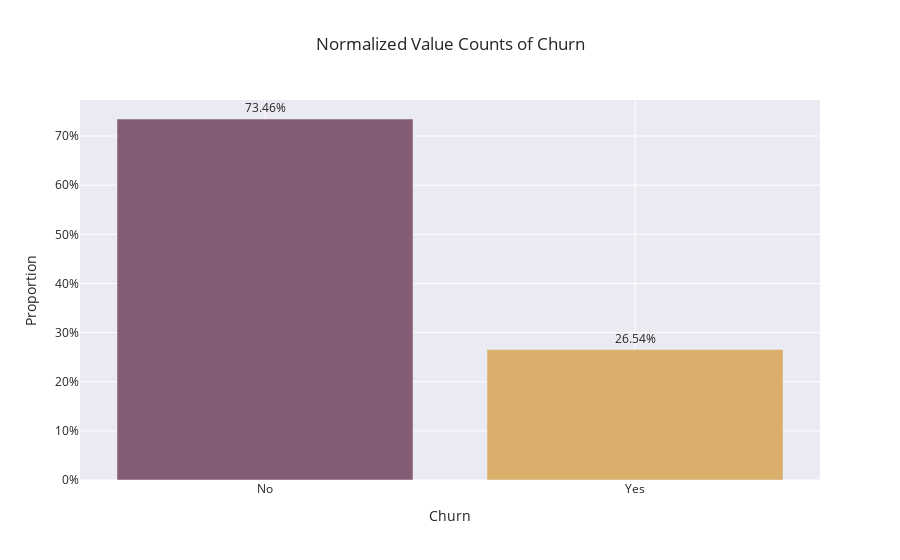

The code cell stored with this chart in its notebook:
### Code cell
# Rename columns for clarity
churn_count.columns = ['Churn', 'Percentage']

# Create a bar chart
fig = px.bar(
    churn_count,
    x='Churn',
    y='Percentage',
    title='Normalized Value Counts of Churn',
    text='Percentage',
    labels={'Percentage': 'Proportion'},
    color='Churn',
    color_discrete_sequence=px.colors.qualitative.Antique
)

# Update layout for better readability
fig.update_traces(texttemplate='%{text:.2%}', textposition='outside')
fig.update_layout(
    yaxis_tickformat=".0%",
    xaxis_title="Churn",
    yaxis_title="Proportion",
    template="ggplot2+seaborn",
    showlegend=False

)

fig.show()

### Figure 1 — Plotly figure (JSON) as saved in the notebook; plotly's stock layout.template omitted (floating-point values rounded to 4 significant figures)
{"data": [{"alignmentgroup": "True", "hovertemplate": "Churn=%{x}<br>Proportion=%{text}<extra></extra>", "legendgroup": "No", "marker": {"color": "rgb(133, 92, 117)", "pattern": {"shape": ""}}, "name": "No", "offsetgroup": "No", "orientation": "v", "showlegend": true, "text": [0.7346], "textposition": "outside", "texttemplate": "%{text:.2%}", "type": "bar", "x": ["No"], "xaxis": "x", "y": [0.7346], "yaxis": "y"}, {"alignmentgroup": "True", "hovertemplate": "Churn=%{x}<br>Proportion=%{text}<extra></extra>", "legendgroup": "Yes", "marker": {"color": "rgb(217, 175, 107)", "pattern": {"shape": ""}}, "name": "Yes", "offsetgroup": "Yes", "orientation": "v", "showlegend": true, "text": [0.2654], "textposition": "outside", "texttemplate": "%{text:.2%}", "type": "bar", "x": ["Yes"], "xaxis": "x", "y": [0.2654], "yaxis": "y"}], "layout": {"barmode": "relative", "legend": {"title": {"text": "Churn"}, "tracegroupgap": 0}, "showlegend": false, "title": {"text": "Normalized Value Counts of Churn"}, "xaxis": {"anchor": "y", "categoryarray": ["No", "Yes"], "categoryorder": "array", "domain": [0, 1], "title": {"text": "Churn"}}, "yaxis": {"anchor": "x", "domain": [0, 1], "tickformat": ".0%", "title": {"text": "Proportion"}}}}
